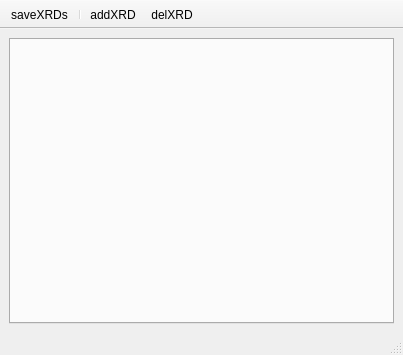
<?xml version="1.0" encoding="UTF-8"?>
<ui version="4.0">
 <class>XRD1</class>
 <widget class="QMainWindow" name="XRD1">
  <property name="geometry">
   <rect>
    <x>0</x>
    <y>0</y>
    <width>403</width>
    <height>355</height>
   </rect>
  </property>
  <property name="windowTitle">
   <string>XRD analysis</string>
  </property>
  <property name="iconSize">
   <size>
    <width>20</width>
    <height>20</height>
   </size>
  </property>
  <property name="unifiedTitleAndToolBarOnMac">
   <bool>true</bool>
  </property>
  <widget class="QWidget" name="centralwidget">
   <layout class="QGridLayout" name="gridLayout">
    <item row="0" column="0" colspan="2">
     <widget class="QTabWidget" name="tabIPs">
      <property name="tabPosition">
       <enum>QTabWidget::North</enum>
      </property>
      <property name="currentIndex">
       <number>-1</number>
      </property>
      <property name="neutrinoSave" stdset="0">
       <bool>true</bool>
      </property>
     </widget>
    </item>
   </layout>
  </widget>
  <widget class="QStatusBar" name="statusbar">
   <property name="font">
    <font>
     <pointsize>10</pointsize>
    </font>
   </property>
  </widget>
  <widget class="QToolBar" name="toolBar">
   <property name="windowTitle">
    <string>toolBar</string>
   </property>
   <property name="movable">
    <bool>false</bool>
   </property>
   <property name="floatable">
    <bool>false</bool>
   </property>
   <attribute name="toolBarArea">
    <enum>TopToolBarArea</enum>
   </attribute>
   <attribute name="toolBarBreak">
    <bool>false</bool>
   </attribute>
   <addaction name="actionSaveXRDs"/>
   <addaction name="separator"/>
   <addaction name="actionAddXRD"/>
   <addaction name="actionDelXRD"/>
  </widget>
  <action name="actionAddXRD">
   <property name="icon">
    <iconset resource="../../../build-neutrinoMaster-Brew-Debug/src/qrc/icons.qrc">
     <normaloff>:/icons/plus.png</normaloff>:/icons/plus.png</iconset>
   </property>
   <property name="text">
    <string>addXRD</string>
   </property>
   <property name="toolTip">
    <string>add XRD</string>
   </property>
  </action>
  <action name="actionDelXRD">
   <property name="icon">
    <iconset resource="../../../build-neutrinoMaster-Brew-Debug/src/qrc/icons.qrc">
     <normaloff>:/icons/remove.png</normaloff>:/icons/remove.png</iconset>
   </property>
   <property name="text">
    <string>delXRD</string>
   </property>
   <property name="toolTip">
    <string>delete XRD</string>
   </property>
  </action>
  <action name="actionSaveXRDs">
   <property name="icon">
    <iconset resource="../../../build-neutrinoMaster-Brew-Debug/src/qrc/icons.qrc">
     <normaloff>:/icons/save.png</normaloff>:/icons/save.png</iconset>
   </property>
   <property name="text">
    <string>saveXRDs</string>
   </property>
   <property name="toolTip">
    <string>Save all images</string>
   </property>
  </action>
 </widget>
 <resources>
  <include location="../../../build-neutrinoMaster-Brew-Debug/src/qrc/icons.qrc"/>
 </resources>
 <connections/>
</ui>
